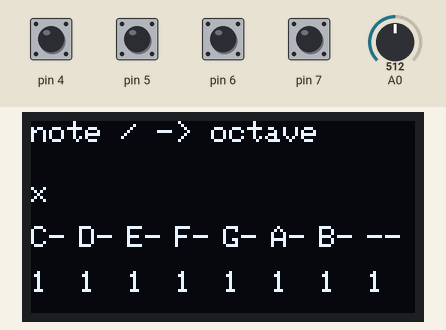
A sketch run on a simulated Arduino Leonardo, built with avr-gcc and run on an emulated ATmega32U4. Shown: 128×64 one-colour display. The test bench sets the inputs (shaded band); at power-on: pin 4–7 HIGH, A0 = 512.

Above: at 3.2 s.
3.3 s: A0 set to 672
4.8 s: A0 set to 700
At 6.0 s:
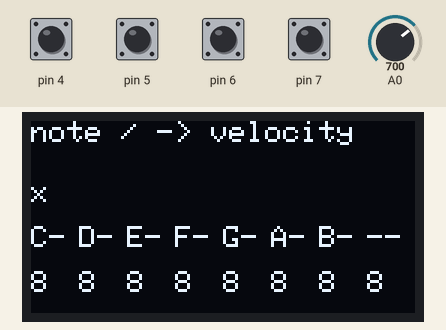
6.3 s: A0 set to 306
At 7.4 s:
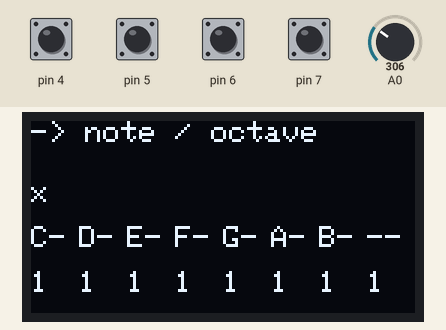
7.8 s: A0 set to 334
9.3 s: A0 set to 350
At 9.7 s:
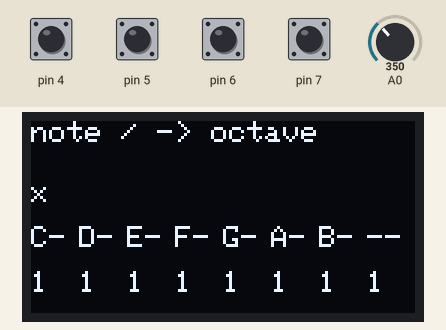
10.8 s: A0 set to 122
At 12.0 s:
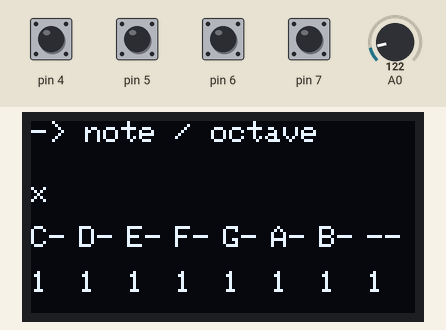
Timing chart, 0 to 13.3 s (numbered marks = the images above; inputs shaded):
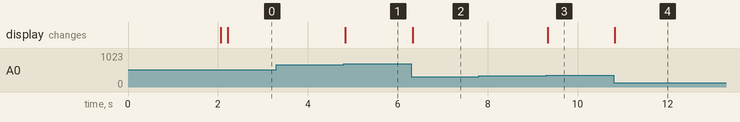

The sketch:

MIDI_controller_retro_seq.ino
```cpp
// (licence header left out)
/* this code also use the following libraries that are under GNU Lesser General Public License v2.1:
MIDIUSB - https://github.com/arduino-libraries/MIDIUSB */


#include <Wire.h>
#include <Adafruit_GFX.h>
#include <Adafruit_SSD1306.h>
#include "MIDIUSB.h"


//variable
int button_up;
int last_button_up;
int button_down;
int last_button_down;
int button_time_up;
int last_button_time_up;
int button_time_down;
int last_button_time_down;
int pot_setting;
int last_pot_setting;
int pot_tempo = 100;
int last_pot_tempo;
int time_;
int pitch_[8] = {1, 3, 5, 6, 8, 10, 12, 0};
int oct_[8] = {1, 1, 1, 1, 1, 1, 1, 1};
int vel_[8] = {8, 8, 8, 8, 8, 8, 8, 8};
int last_pitch;
int last_oct;
int button_play;
int clock_play;
int pulse;
int string_1 = 20;
int string_2 = 35;
int string_3 = 50;


#define SCREEN_WIDTH 128 // OLED display width,  in pixels
#define SCREEN_HEIGHT 64 // OLED display height, in pixels

// declare an SSD1306 display object connected to I2C
Adafruit_SSD1306 oled(SCREEN_WIDTH, SCREEN_HEIGHT, &Wire, -1);


//function

void note_name(int pitch)
{
  if (pitch == 0)
  {oled.print("--");}
  if (pitch == 1)
  {oled.print("C-");}
  if (pitch == 2)
  {oled.print("C#");}
  if (pitch == 3)
  {oled.print("D-");}
  if (pitch == 4)
  {oled.print("D#");}
  if (pitch == 5)
  {oled.print("E-");}
  if (pitch == 6)
  {oled.print("F-");}
  if (pitch == 7)
  {oled.print("F#");}
  if (pitch == 8)
  {oled.print("G-");}
  if (pitch == 9)
  {oled.print("G#");}
  if (pitch == 10)
  {oled.print("A-");}
  if (pitch == 11)
  {oled.print("A#");}
  if (pitch == 12)
  {oled.print("B-");}
}

void screen_update()
{
  oled.clearDisplay();
  oled.setTextColor(WHITE);
  oled.setTextSize(1);
  oled.setCursor(0, 0);
  if (pot_setting == 1)
  {oled.print("-> note / ");
  oled.print("octave");}
  if (pot_setting == 2)
  {oled.print("note / ");
  oled.print("-> octave");}
  if (pot_setting == 3)
  {oled.print("note / ");
  oled.print("-> velocity");}

  // -- string 1 --
  if (time_ == 0)
  {oled.setCursor(0, string_1);
  oled.print("x");}
  if (time_ == 1)
  {oled.setCursor(16, string_1);
  oled.print("x");}
  if (time_ == 2)
  {oled.setCursor(32, string_1);
  oled.print("x");}
  if (time_ == 3)
  {oled.setCursor(48, string_1);
  oled.print("x");}
  if (time_ == 4)
  {oled.setCursor(64, string_1);
  oled.print("x");}
  if (time_ == 5)
  {oled.setCursor(80, string_1);
  oled.print("x");}
  if (time_ == 6)
  {oled.setCursor(96, string_1);
  oled.print("x");}
  if (time_ == 7)
  {oled.setCursor(112, string_1);
  oled.print("x");}

  // -- string 2 --
  oled.setCursor(0, string_2);
  note_name(pitch_[0]);
  oled.setCursor(16, string_2);
  note_name(pitch_[1]);
  oled.setCursor(32, string_2);
  note_name(pitch_[2]);
  oled.setCursor(48, string_2);
  note_name(pitch_[3]);
  oled.setCursor(64, string_2);
  note_name(pitch_[4]);
  oled.setCursor(80, string_2);
  note_name(pitch_[5]);
  oled.setCursor(96, string_2);
  note_name(pitch_[6]);
  oled.setCursor(112, string_2);
  note_name(pitch_[7]);

  // -- string 3 octave --
  if (pot_setting == 1 || pot_setting == 2)
  {oled.setCursor(0, string_3);
  oled.print(oct_[0]);
  oled.setCursor(16, string_3);
  oled.print(oct_[1]);
  oled.setCursor(32, string_3);
  oled.print(oct_[2]);
  oled.setCursor(48, string_3);
  oled.print(oct_[3]);
  oled.setCursor(64, string_3);
  oled.print(oct_[4]);
  oled.setCursor(80, string_3);
  oled.print(oct_[5]);
  oled.setCursor(96, string_3);
  oled.print(oct_[6]);
  oled.setCursor(112, string_3);
  oled.print(oct_[7]);}

  // -- string 3 velocity --
  if (pot_setting == 3)
  {oled.setCursor(0, string_3);
  oled.print(vel_[0]);
  oled.setCursor(16, string_3);
  oled.print(vel_[1]);
  oled.setCursor(32, string_3);
  oled.print(vel_[2]);
  oled.setCursor(48, string_3);
  oled.print(vel_[3]);
  oled.setCursor(64, string_3);
  oled.print(vel_[4]);
  oled.setCursor(80, string_3);
  oled.print(vel_[5]);
  oled.setCursor(96, string_3);
  oled.print(vel_[6]);
  oled.setCursor(112, string_3);
  oled.print(vel_[7]);}

  oled.display();
}

void noteOn(byte channel, byte pitch, byte velocity) {
  midiEventPacket_t noteOn = {0x09, 0x90 | channel, pitch, velocity};
  MidiUSB.sendMIDI(noteOn);
}

void noteOff(byte channel, byte pitch, byte velocity) {
  midiEventPacket_t noteOff = {0x08, 0x80 | channel, pitch, velocity};
  MidiUSB.sendMIDI(noteOff);
}


//main

void setup()
{
  // initialize OLED display with address 0x3C for 128x64
  Serial.begin(9600);
  if (!oled.begin(SSD1306_SWITCHCAPVCC, 0x3C))
  {
    Serial.println(F("SSD1306 allocation failed"));
    while (true);
  }
  delay(2000);         // wait for initializing
  pinMode(4 ,INPUT);
  pinMode(5, INPUT);
  pinMode(6, INPUT);
  pinMode(7, INPUT);
  //pinMode(8, INPUT);
  screen_update();
}


void loop()
{

  // -- tempo --
  /*pot_tempo = map(analogRead(A1), 0, 1023, 60, 200);
  if (pot_tempo != last_pot_tempo)
  {
    screen_update();
  }
  last_pot_tempo = pot_tempo;*/

  //  -- setting --
  pot_setting = constrain(map(analogRead(A0), 0, 1023, 1, 4), 1, 3);
  if (pot_setting != last_pot_setting)
  {
    screen_update();
  }
  last_pot_setting = pot_setting;


  // -- time up --
  button_time_up = digitalRead(4);
  if (button_time_up != last_button_time_up && button_time_up == 1)
  {
    time_ += 1;
    if (time_ > 7)
    {
      time_ = 0;
    }
    screen_update();
  }
  last_button_time_up = button_time_up;


  // -- time down --
  button_time_down = digitalRead(5);
  if (button_time_down != last_button_time_down && button_time_down == 1)
  {
    time_ -= 1;
    if (time_ < 0)
    {
      time_ = 7;
    }
    screen_update();
  }
  last_button_time_down = button_time_down;


  // -- setting up --
  button_up = digitalRead(6);
  if (button_up != last_button_up && button_up == 1)
  {
    // -> pitch ++
    if (pot_setting == 1)
    {pitch_[time_] += 1;
    if (pitch_[time_] > 12)
    {
      oct_[time_] += 1;
      if (oct_[time_] > 4)
      {
        oct_[time_] = 1;
      }
      pitch_[time_] = 0;
    }
    screen_update();}
    // -> octave ++
    if (pot_setting == 2)
    {oct_[time_] += 1;
    if (oct_[time_] > 4)
    {
      oct_[time_] = 1;
    }
    screen_update();}
    // -> velocity ++
    if (pot_setting == 3)
    {vel_[time_] += 1;
    if (vel_[time_] > 12)
    {
      vel_[time_] = 1;
    }
    screen_update();}
  }
  last_button_up = button_up;


  // -- setting down --
  button_down = digitalRead(7);
  if (button_down != last_button_down && button_down == 1)
  {
    // -> pitch --
    if (pot_setting == 1)
    {pitch_[time_] -= 1;
    if (pitch_[time_] < 0)
    {
      oct_[time_] -= 1;
      if (oct_[time_] < 1)
      {
        oct_[time_] = 4;
      }
      pitch_[time_] = 12;
    }
    screen_update();}
    // -> octave --
    if (pot_setting == 2)
    {oct_[time_] -= 1;
    if (oct_[time_] < 1)
    {
      oct_[time_] = 4;
    }
    screen_update();}
    // -> velocity --
    if (pot_setting == 3)
    {vel_[time_] -= 1;
    if (vel_[time_] < 1)
    {
      vel_[time_] = 12;
    }
    screen_update();}
  }
  last_button_down = button_down;


  // --play without clock--
  /*button_play = digitalRead(8);
  if (button_play == 1)
  {
    for(int i = 0; i<=7; i++)
    {
      time_ = i;
      screen_update();
      if (pitch_[i] == 0)
      {
        noteOff(1, 35 + last_pitch + 12*(last_oct - 1), 80);
        MidiUSB.flush();
        delay(pot_tempo);
      }
      else
      {
        noteOn(1, 35 + pitch_[time_] + 12*(oct_[time_] - 1), 10*vel_[time_]);
        MidiUSB.flush();
        if (pitch_[time_] != last_pitch)
        {noteOff(1, 35 + last_pitch + 12*(last_oct - 1), 80);
        MidiUSB.flush();}
        delay(pot_tempo);
      }
      last_pitch = pitch_[i];
    }
  }*/

  // --play with clock--
  midiEventPacket_t rx;
  rx = MidiUSB.read();
  if(rx.byte1 == 0xFA)
  {
    time_ = 0;
    pulse = 0;
    clock_play = 1;
    noteOn(1, 35 + pitch_[time_] + 12*oct_[time_], 10*vel_[time_]);
    MidiUSB.flush();
    last_pitch = pitch_[time_];
    last_oct = oct_[time_];
    screen_update();
  }
  while (clock_play == 1)
  {
    rx = MidiUSB.read();
    if (rx.byte1 == 0xF8)
    {
      pulse += 1;
      if (pulse == 12)
      {
        time_ +=1;
        if (time_ > 7)
        {time_ = 0;}
        if (pitch_[time_] == 0)
        {
          noteOff(1, 35 + last_pitch + 12*last_oct, 80);
          MidiUSB.flush();
        }
        else
        {
          noteOn(1, 35 + pitch_[time_] + 12*oct_[time_], 10*vel_[time_]);
          MidiUSB.flush();
          if (pitch_[time_] != last_pitch)
          {noteOff(1, 35 + last_pitch + 12*last_oct, 80);
          MidiUSB.flush();}
        }
        last_pitch = pitch_[time_];
        screen_update();
        pulse = 0;
      }
    }
    if (rx.byte1 == 0xFC)
    {
      noteOff(1, 35 + pitch_[time_] + 12*oct_[time_], 80);
      MidiUSB.flush();
      clock_play = 0;
      screen_update();
    }
  }

}
```

Measured:
- the behaviour switches between 681 and 682 on A0 (found by bisection; images 0 and 1)
- the behaviour switches between 340 and 341 on A0 (found by bisection; images 2 and 3)
- after the input at 3.3 s, every drawn part: stays the same
- after the input at 4.8 s, the display: changes at once (image 1)
- after the input at 6.3 s, the display: changes at once (image 2)
- after the input at 7.8 s, every drawn part: stays the same
- after the input at 9.3 s, the display: changes at once (image 3)
- after the input at 10.8 s, the display: changes at once (image 4)
